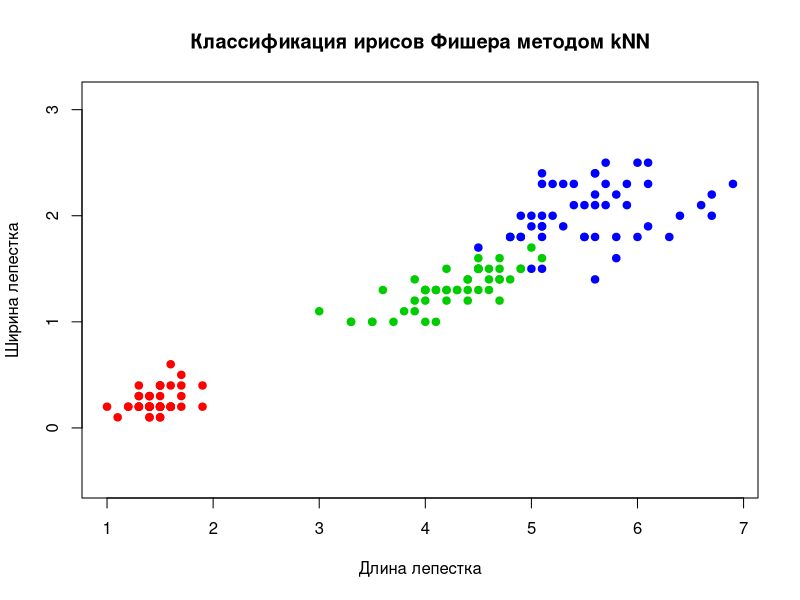

Recreate this plot in R. (Note: a time limit stopped this script after it produced the figure.)
dist = function(u, v) { # Метрика
  sqrt(sum((u - v)^2))
}

sortObj <- function(xl, z, metricFunction = dist) { # Сортировка объектов выборки по расстоянию до классифицируемого
  l <- dim(xl)[1]
  n <- dim(xl)[2] - 1
  distances <- rep(0, l)
  for (i in 1:l) {
    distances[i] <- c(metricFunction(xl[i, 1:n], z))
  }
  orderedXL <- xl[order(distances), ]
  return (orderedXL)
}

kNN <- function(xl, z, k) {
  orderedXL <- sortObj(xl, z);
  n <- dim(orderedXL)[2]
  classes <- orderedXL[1:k, n] 
  counts <- table(classes) # Таблица встречаемости каждого класса среди k ближайших соседей
  class <- names(which.max(counts)) # Наиболее часто встречаемый класс среди k ближайших соседей
  return (class)
}

lOO <- function(k, xl) { # Метод скользящего контроля для выбора оптимального k
  #Первую и последнюю итерацию проведём вне цикла, чтобы метод не сыпался на крайних k
  tmpXl <- xl[i+1:dim(xl)[1], ] # Удаляем объект из выборки
  xi <- c(xl[1, 1], xl[1, 2]) 
  class <- kNN(tmpXl, xi, k) # Классифицируем его методом kNN
  if (class == xl[1, 3]) # Класс совпал с реальным
    sum = 0
  else # Классы не совпали
    sum = 1
  
  for (i in 1:(dim(xl)[1] - 1)) { 
    tmpXl <- rbind(xl[1:i-1, ], xl[i+1:dim(xl)[1],])
    xi <- c(xl[i, 1], xl[i, 2])
    class <- kNN(tmpXl, xi, k)
    if (class != xl[i, 3])
      sum = sum + 1
  }
  
  tmpXl <- xl[1:(dim(xl)[1] - 1), ]
  xi <- c(xl[dim(xl)[1], 1], xl[dim(xl)[1], 2])
  class <- kNN(tmpXl, xi, k)
  if (class != xl[dim(xl)[1], 3])
    sum = sum + 1
  
  sum = sum / dim(xl)[1] # Усреднение полученной ошибки
  return (sum)
}


xl <- iris[, 3:5]
colors = c("setosa" = "red", "versicolor" = "green3", "virginica" = "blue")
plot(iris[, 3:4], pch = 21, bg = colors[iris$Species], col = colors[iris$Species], main="Классификация ирисов Фишера методом kNN", xlab = "Длина лепестка", ylab = "Ширина лепестка", asp = 1)

minErr = 99999
curErr = 0
k = 1
for (i in 1:10) { # Выбор оптимального k среди последовательности от 1 до 10
  curErr <- lOO(i, xl)
  if (curErr < minErr) {
    minErr = curErr
    k = i
  }
}

for (i in seq(0, 7, 0.1)) {
  for (j in seq(0, 2.5, 0.1)) {
    z <- c(i, j)
    class <- kNN(xl, z, k)
    points(z[1], z[2], pch = 22, col = colors[class])
  }
}
